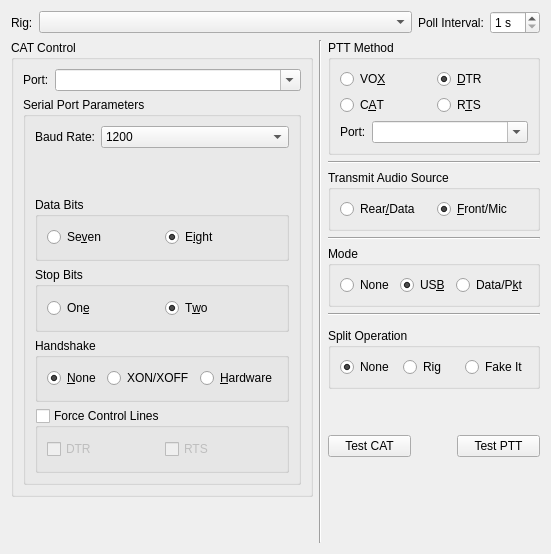
     <widget class="QWidget" name="radio_tab">
      <attribute name="title">
       <string>&amp;Radio</string>
      </attribute>
      <attribute name="toolTip">
       <string>Radio interface configuration settings.</string>
      </attribute>
      <layout class="QGridLayout" name="gridLayout_3">
       <item row="1" column="0" rowspan="11">
        <widget class="QGroupBox" name="CAT_control_group_box">
         <property name="sizePolicy">
          <sizepolicy hsizetype="Preferred" vsizetype="Preferred">
           <horstretch>0</horstretch>
           <verstretch>0</verstretch>
          </sizepolicy>
         </property>
         <property name="toolTip">
          <string>Settings that control your CAT interface.</string>
         </property>
         <property name="title">
          <string>CAT Control</string>
         </property>
         <layout class="QVBoxLayout" name="verticalLayout_3">
          <item>
           <layout class="QFormLayout" name="formLayout">
            <property name="fieldGrowthPolicy">
             <enum>QFormLayout::ExpandingFieldsGrow</enum>
            </property>
            <item row="0" column="0">
             <widget class="QLabel" name="CAT_port_label">
              <property name="text">
               <string>Port:</string>
              </property>
              <property name="buddy">
               <cstring>CAT_port_combo_box</cstring>
              </property>
             </widget>
            </item>
            <item row="0" column="1">
             <widget class="QComboBox" name="CAT_port_combo_box">
              <property name="sizePolicy">
               <sizepolicy hsizetype="MinimumExpanding" vsizetype="Fixed">
                <horstretch>1</horstretch>
                <verstretch>0</verstretch>
               </sizepolicy>
              </property>
              <property name="toolTip">
               <string>Serial port used for CAT control.</string>
              </property>
              <property name="editable">
               <bool>true</bool>
              </property>
              <property name="currentText">
               <string/>
              </property>
              <property name="insertPolicy">
               <enum>QComboBox::NoInsert</enum>
              </property>
             </widget>
            </item>
           </layout>
          </item>
          <item>
           <widget class="QGroupBox" name="CAT_serial_port_parameters_group_box">
            <property name="sizePolicy">
             <sizepolicy hsizetype="Preferred" vsizetype="MinimumExpanding">
              <horstretch>0</horstretch>
              <verstretch>0</verstretch>
             </sizepolicy>
            </property>
            <property name="title">
             <string>Serial Port Parameters</string>
            </property>
            <layout class="QVBoxLayout" name="verticalLayout">
             <item>
              <layout class="QFormLayout" name="formLayout_5">
               <property name="fieldGrowthPolicy">
                <enum>QFormLayout::ExpandingFieldsGrow</enum>
               </property>
               <item row="0" column="0">
                <widget class="QLabel" name="CAT_baud_label">
                 <property name="text">
                  <string>Baud Rate:</string>
                 </property>
                 <property name="buddy">
                  <cstring>CAT_serial_baud_combo_box</cstring>
                 </property>
                </widget>
               </item>
               <item row="0" column="1">
                <widget class="QComboBox" name="CAT_serial_baud_combo_box">
                 <property name="sizePolicy">
                  <sizepolicy hsizetype="MinimumExpanding" vsizetype="Fixed">
                   <horstretch>0</horstretch>
                   <verstretch>0</verstretch>
                  </sizepolicy>
                 </property>
                 <property name="toolTip">
                  <string>Serial port data rate which must match the setting of your radio.</string>
                 </property>
                 <property name="currentIndex">
                  <number>0</number>
                 </property>
                 <item>
                  <property name="text">
                   <string>1200</string>
                  </property>
                 </item>
                 <item>
                  <property name="text">
                   <string>2400</string>
                  </property>
                 </item>
                 <item>
                  <property name="text">
                   <string>4800</string>
                  </property>
                 </item>
                 <item>
                  <property name="text">
                   <string>9600</string>
                  </property>
                 </item>
                 <item>
                  <property name="text">
                   <string>19200</string>
                  </property>
                 </item>
                 <item>
                  <property name="text">
                   <string>38400</string>
                  </property>
                 </item>
                 <item>
                  <property name="text">
                   <string>57600</string>
                  </property>
                 </item>
                 <item>
                  <property name="text">
                   <string>115200</string>
                  </property>
                 </item>
                </widget>
               </item>
              </layout>
             </item>
             <item>
              <widget class="QGroupBox" name="CAT_data_bits_group_box">
               <property name="toolTip">
                <string>&lt;html&gt;&lt;head/&gt;&lt;body&gt;&lt;p&gt;Number of data bits used to communicate with your radio's CAT interface (usually eight).&lt;/p&gt;&lt;/body&gt;&lt;/html&gt;</string>
               </property>
               <property name="title">
                <string>Data Bits</string>
               </property>
               <layout class="QHBoxLayout" name="horizontalLayout_4">
                <item>
                 <widget class="QRadioButton" name="CAT_7_bit_radio_button">
                  <property name="text">
                   <string>Se&amp;ven</string>
                  </property>
                  <attribute name="buttonGroup">
                   <string notr="true">CAT_data_bits_button_group</string>
                  </attribute>
                 </widget>
                </item>
                <item>
                 <widget class="QRadioButton" name="CAT_8_bit_radio_button">
                  <property name="text">
                   <string>E&amp;ight</string>
                  </property>
                  <property name="checked">
                   <bool>true</bool>
                  </property>
                  <attribute name="buttonGroup">
                   <string notr="true">CAT_data_bits_button_group</string>
                  </attribute>
                 </widget>
                </item>
               </layout>
              </widget>
             </item>
             <item>
              <widget class="QGroupBox" name="CAT_stop_bits_group_box">
               <property name="toolTip">
                <string>&lt;html&gt;&lt;head/&gt;&lt;body&gt;&lt;p&gt;Number of stop bits used when communicating with your radio's CAT interface&lt;/p&gt;&lt;p&gt;(consult you radio's manual for details).&lt;/p&gt;&lt;/body&gt;&lt;/html&gt;</string>
               </property>
               <property name="title">
                <string>Stop Bits</string>
               </property>
               <layout class="QHBoxLayout" name="horizontalLayout_2">
                <item>
                 <widget class="QRadioButton" name="CAT_one_stop_bit_radio_button">
                  <property name="text">
                   <string>On&amp;e</string>
                  </property>
                  <attribute name="buttonGroup">
                   <string notr="true">CAT_stop_bits_button_group</string>
                  </attribute>
                 </widget>
                </item>
                <item>
                 <widget class="QRadioButton" name="CAT_two_stop_bit_radio_button">
                  <property name="text">
                   <string>T&amp;wo</string>
                  </property>
                  <property name="checked">
                   <bool>true</bool>
                  </property>
                  <attribute name="buttonGroup">
                   <string notr="true">CAT_stop_bits_button_group</string>
                  </attribute>
                 </widget>
                </item>
               </layout>
              </widget>
             </item>
             <item>
              <widget class="QGroupBox" name="CAT_handshake_group_box">
               <property name="toolTip">
                <string>&lt;html&gt;&lt;head/&gt;&lt;body&gt;&lt;p&gt;Flow control protocol used between this computer and your radio's CAT interface (usually &amp;quot;None&amp;quot; but some require &amp;quot;Hardware&amp;quot;).&lt;/p&gt;&lt;/body&gt;&lt;/html&gt;</string>
               </property>
               <property name="title">
                <string>Handshake</string>
               </property>
               <layout class="QGridLayout" name="gridLayout_11">
                <item row="0" column="0">
                 <widget class="QRadioButton" name="CAT_handshake_none_radio_button">
                  <property name="text">
                   <string>&amp;None</string>
                  </property>
                  <property name="checked">
                   <bool>true</bool>
                  </property>
                  <attribute name="buttonGroup">
                   <string notr="true">CAT_handshake_button_group</string>
                  </attribute>
                 </widget>
                </item>
                <item row="0" column="1">
                 <widget class="QRadioButton" name="CAT_handshake_xon_radio_button">
                  <property name="toolTip">
                   <string>Software flow control (very rare on CAT interfaces).</string>
                  </property>
                  <property name="text">
                   <string>XON/XOFF</string>
                  </property>
                  <attribute name="buttonGroup">
                   <string notr="true">CAT_handshake_button_group</string>
                  </attribute>
                 </widget>
                </item>
                <item row="0" column="2">
                 <widget class="QRadioButton" name="CAT_handshake_hardware_radio_button">
                  <property name="toolTip">
                   <string>Flow control using the RTS and CTS RS-232 control lines
not often used but some radios have it as an option and 
a few, particularly some Kenwood rigs, require it).</string>
                  </property>
                  <property name="text">
                   <string>&amp;Hardware</string>
                  </property>
                  <attribute name="buttonGroup">
                   <string notr="true">CAT_handshake_button_group</string>
                  </attribute>
                 </widget>
                </item>
               </layout>
              </widget>
             </item>
             <item>
              <widget class="QGroupBox" name="CAT_control_lines_group_box">
               <property name="toolTip">
                <string>Special control of CAT port control lines.</string>
               </property>
               <property name="title">
                <string>Force Control Lines</string>
               </property>
               <property name="checkable">
                <bool>true</bool>
               </property>
               <property name="checked">
                <bool>false</bool>
               </property>
               <layout class="QHBoxLayout" name="horizontalLayout_8">
                <item>
                 <widget class="QCheckBox" name="CAT_DTR_check_box">
                  <property name="toolTip">
                   <string>&lt;html&gt;&lt;head/&gt;&lt;body&gt;&lt;p&gt;Force the DTR control linelow or high on the CAT serial port.&lt;/p&gt;&lt;p&gt;This is required for a few CAT interfaces that are powered&lt;/p&gt;&lt;p&gt;from the DTR control line.&lt;/p&gt;&lt;p&gt;Normally you should leave this unchecked.&lt;/p&gt;&lt;/body&gt;&lt;/html&gt;</string>
                  </property>
                  <property name="text">
                   <string>DTR</string>
                  </property>
                 </widget>
                </item>
                <item>
                 <widget class="QCheckBox" name="CAT_RTS_check_box">
                  <property name="toolTip">
                   <string>&lt;html&gt;&lt;head/&gt;&lt;body&gt;&lt;p&gt;Force the RTS control line low or high on the CAT serial port.&lt;/p&gt;&lt;p&gt;This is required for a few CAT interfaces that are powered&lt;/p&gt;&lt;p&gt;from the RTS control line.&lt;/p&gt;&lt;p&gt;Normally you should leave this unchecked.&lt;/p&gt;&lt;p&gt;This option is only available if Hardware handshaking is not&lt;/p&gt;&lt;p&gt;selected above.&lt;/p&gt;&lt;/body&gt;&lt;/html&gt;</string>
                  </property>
                  <property name="text">
                   <string>RTS</string>
                  </property>
                 </widget>
                </item>
               </layout>
              </widget>
             </item>
            </layout>
           </widget>
          </item>
         </layout>
        </widget>
       </item>
       <item row="6" column="2">
        <widget class="Line" name="line_6">
         <property name="orientation">
          <enum>Qt::Horizontal</enum>
         </property>
        </widget>
       </item>
       <item row="1" column="1" rowspan="12">
        <widget class="Line" name="line">
         <property name="orientation">
          <enum>Qt::Vertical</enum>
         </property>
        </widget>
       </item>
       <item row="1" column="2">
        <widget class="QGroupBox" name="PTT_method_group_box">
         <property name="sizePolicy">
          <sizepolicy hsizetype="Expanding" vsizetype="Preferred">
           <horstretch>0</horstretch>
           <verstretch>0</verstretch>
          </sizepolicy>
         </property>
         <property name="toolTip">
          <string>How this program activates the PTT on your radio</string>
         </property>
         <property name="title">
          <string>PTT Method</string>
         </property>
         <layout class="QGridLayout" name="gridLayout_2">
          <item row="0" column="0">
           <widget class="QRadioButton" name="PTT_VOX_radio_button">
            <property name="toolTip">
             <string>&lt;html&gt;&lt;head/&gt;&lt;body&gt;&lt;p&gt;No PTT activation, instead the radio's automatic VOX is used to key the transmitter.&lt;/p&gt;&lt;p&gt;Use this if you have no radio interface hardware.&lt;/p&gt;&lt;/body&gt;&lt;/html&gt;</string>
            </property>
            <property name="text">
             <string>VO&amp;X</string>
            </property>
            <attribute name="buttonGroup">
             <string notr="true">PTT_method_button_group</string>
            </attribute>
           </widget>
          </item>
          <item row="0" column="1">
           <widget class="QRadioButton" name="PTT_DTR_radio_button">
            <property name="toolTip">
             <string>&lt;html&gt;&lt;head/&gt;&lt;body&gt;&lt;p&gt;Use the RS-232 DTR control line to toggle your radio's PTT,&lt;/p&gt;&lt;p&gt;requires hardware to inteface the line.&lt;/p&gt;&lt;p&gt;Some commercial interface units also use this method.&lt;/p&gt;&lt;p&gt;The DTR control line of the CAT serial port may be used for this or&lt;/p&gt;&lt;p&gt;a DTR control line on a different serial port may be used.&lt;/p&gt;&lt;/body&gt;&lt;/html&gt;</string>
            </property>
            <property name="text">
             <string>&amp;DTR</string>
            </property>
            <property name="checked">
             <bool>true</bool>
            </property>
            <attribute name="buttonGroup">
             <string notr="true">PTT_method_button_group</string>
            </attribute>
           </widget>
          </item>
          <item row="1" column="0">
           <widget class="QRadioButton" name="PTT_CAT_radio_button">
            <property name="toolTip">
             <string>Some radios support PTT via CAT commands,
use this option if your radio supports it and you have no
other hardware interface for PTT.</string>
            </property>
            <property name="text">
             <string>C&amp;AT</string>
            </property>
            <attribute name="buttonGroup">
             <string notr="true">PTT_method_button_group</string>
            </attribute>
           </widget>
          </item>
          <item row="1" column="1">
           <widget class="QRadioButton" name="PTT_RTS_radio_button">
            <property name="toolTip">
             <string>&lt;html&gt;&lt;head/&gt;&lt;body&gt;&lt;p&gt;Use the RS-232 RTS control line to toggle your radio's PTT,&lt;/p&gt;&lt;p&gt;requires hardware to inteface the line.&lt;/p&gt;&lt;p&gt;Some commercial interface units also use this method.&lt;/p&gt;&lt;p&gt;The RTS control line of the CAT serial port may be used for this or&lt;/p&gt;&lt;p&gt;a RTS control line on a different serial port may be used.&lt;/p&gt;&lt;p&gt;Note that this options is not available on the CAT serial port&lt;/p&gt;&lt;p&gt;when hardware flow control is used.&lt;/p&gt;&lt;/body&gt;&lt;/html&gt;</string>
            </property>
            <property name="text">
             <string>R&amp;TS</string>
            </property>
            <attribute name="buttonGroup">
             <string notr="true">PTT_method_button_group</string>
            </attribute>
           </widget>
          </item>
          <item row="2" column="0" rowspan="2" colspan="2">
           <layout class="QFormLayout" name="formLayout_4">
            <property name="fieldGrowthPolicy">
             <enum>QFormLayout::ExpandingFieldsGrow</enum>
            </property>
            <item row="0" column="0">
             <widget class="QLabel" name="PTT_port_label">
              <property name="text">
               <string>Port:</string>
              </property>
              <property name="buddy">
               <cstring>PTT_port_combo_box</cstring>
              </property>
             </widget>
            </item>
            <item row="0" column="1">
             <widget class="QComboBox" name="PTT_port_combo_box">
              <property name="sizePolicy">
               <sizepolicy hsizetype="MinimumExpanding" vsizetype="Fixed">
                <horstretch>1</horstretch>
                <verstretch>0</verstretch>
               </sizepolicy>
              </property>
              <property name="toolTip">
               <string>&lt;html&gt;&lt;head/&gt;&lt;body&gt;&lt;p&gt;Select the RS-232 serial port utilised for PTT control,&lt;/p&gt;&lt;p&gt;this option is available when DTR or RTS is selected above&lt;/p&gt;&lt;p&gt;as a transmit method.&lt;/p&gt;&lt;p&gt;This port can be the same one as the one used for CAT control.&lt;/p&gt;&lt;p&gt;For some interface types the special value CAT may be chosen,&lt;/p&gt;&lt;p&gt;this is used for non-serial CAT interfaces that can control&lt;/p&gt;&lt;p&gt;serial port control lines remotely (OmniRig for example).&lt;/p&gt;&lt;/body&gt;&lt;/html&gt;</string>
              </property>
              <property name="editable">
               <bool>true</bool>
              </property>
              <property name="currentText">
               <string/>
              </property>
              <property name="currentIndex">
               <number>-1</number>
              </property>
              <property name="insertPolicy">
               <enum>QComboBox::NoInsert</enum>
              </property>
             </widget>
            </item>
           </layout>
          </item>
         </layout>
        </widget>
       </item>
       <item row="5" column="2">
        <widget class="QGroupBox" name="mode_group_box">
         <property name="toolTip">
          <string>Modulation mode selected on radio.</string>
         </property>
         <property name="title">
          <string>Mode</string>
         </property>
         <layout class="QGridLayout" name="gridLayout_10">
          <item row="0" column="1">
           <widget class="QRadioButton" name="mode_USB_radio_button">
            <property name="toolTip">
             <string>&lt;html&gt;&lt;head/&gt;&lt;body&gt;&lt;p&gt;USB is usually the correct modulation mode,&lt;/p&gt;&lt;p&gt;unless the radio has a special data or packet mode setting&lt;/p&gt;&lt;p&gt;for AFSK operation.&lt;/p&gt;&lt;/body&gt;&lt;/html&gt;</string>
            </property>
            <property name="text">
             <string>US&amp;B</string>
            </property>
            <property name="checked">
             <bool>true</bool>
            </property>
            <attribute name="buttonGroup">
             <string notr="true">TX_mode_button_group</string>
            </attribute>
           </widget>
          </item>
          <item row="0" column="0">
           <widget class="QRadioButton" name="mode_none_radio_button">
            <property name="toolTip">
             <string>Don't allow the program to set the radio mode
(not recommended but use if the wrong mode
or bandwidth is selected).</string>
            </property>
            <property name="text">
             <string>None</string>
            </property>
            <attribute name="buttonGroup">
             <string notr="true">TX_mode_button_group</string>
            </attribute>
           </widget>
          </item>
          <item row="0" column="2">
           <widget class="QRadioButton" name="mode_data_radio_button">
            <property name="toolTip">
             <string>If this is availabe then it is usually the correct mode for this program.</string>
            </property>
            <property name="text">
             <string>Data/P&amp;kt</string>
            </property>
            <attribute name="buttonGroup">
             <string notr="true">TX_mode_button_group</string>
            </attribute>
           </widget>
          </item>
         </layout>
        </widget>
       </item>
       <item row="3" column="2">
        <widget class="QGroupBox" name="TX_audio_source_group_box">
         <property name="toolTip">
          <string>Some radios can select the audio input using a CAT command,
this setting allows you to select which audio input will be used
(if it is available then generally the Rear/Data option is best).</string>
         </property>
         <property name="title">
          <string>Transmit Audio Source</string>
         </property>
         <layout class="QGridLayout" name="gridLayout_7">
          <item row="0" column="0">
           <widget class="QRadioButton" name="TX_source_data_radio_button">
            <property name="text">
             <string>Rear&amp;/Data</string>
            </property>
            <attribute name="buttonGroup">
             <string notr="true">TX_audio_source_button_group</string>
            </attribute>
           </widget>
          </item>
          <item row="0" column="1">
           <widget class="QRadioButton" name="TX_source_mic_radio_button">
            <property name="text">
             <string>&amp;Front/Mic</string>
            </property>
            <property name="checked">
             <bool>true</bool>
            </property>
            <attribute name="buttonGroup">
             <string notr="true">TX_audio_source_button_group</string>
            </attribute>
           </widget>
          </item>
         </layout>
        </widget>
       </item>
       <item row="9" column="2">
        <spacer name="verticalSpacer_2">
         <property name="orientation">
          <enum>Qt::Vertical</enum>
         </property>
         <property name="sizeHint" stdset="0">
          <size>
           <width>20</width>
           <height>40</height>
          </size>
         </property>
        </spacer>
       </item>
       <item row="2" column="2">
        <widget class="Line" name="line_3">
         <property name="orientation">
          <enum>Qt::Horizontal</enum>
         </property>
        </widget>
       </item>
       <item row="11" column="2">
        <spacer name="verticalSpacer_7">
         <property name="orientation">
          <enum>Qt::Vertical</enum>
         </property>
         <property name="sizeHint" stdset="0">
          <size>
           <width>20</width>
           <height>40</height>
          </size>
         </property>
        </spacer>
       </item>
       <item row="0" column="0" colspan="3">
        <layout class="QHBoxLayout" name="horizontalLayout_7">
         <item>
          <widget class="QLabel" name="rig_label">
           <property name="text">
            <string>Rig:</string>
           </property>
           <property name="buddy">
            <cstring>rig_combo_box</cstring>
           </property>
          </widget>
         </item>
         <item>
          <widget class="QComboBox" name="rig_combo_box">
           <property name="sizePolicy">
            <sizepolicy hsizetype="Preferred" vsizetype="Fixed">
             <horstretch>1</horstretch>
             <verstretch>0</verstretch>
            </sizepolicy>
           </property>
          </widget>
         </item>
         <item>
          <widget class="QLabel" name="CAT_poll_interval_label">
           <property name="text">
            <string>Poll Interval:</string>
           </property>
           <property name="buddy">
            <cstring>CAT_poll_interval_spin_box</cstring>
           </property>
          </widget>
         </item>
         <item>
          <widget class="QSpinBox" name="CAT_poll_interval_spin_box">
           <property name="suffix">
            <string> s</string>
           </property>
           <property name="minimum">
            <number>1</number>
           </property>
          </widget>
         </item>
        </layout>
       </item>
       <item row="4" column="2">
        <widget class="Line" name="line_4">
         <property name="orientation">
          <enum>Qt::Horizontal</enum>
         </property>
        </widget>
       </item>
       <item row="10" column="2">
        <layout class="QHBoxLayout" name="horizontalLayout_11">
         <item>
          <widget class="QPushButton" name="test_CAT_push_button">
           <property name="toolTip">
            <string>Attempt to connect to the radio with these settings.
Another dialog will pop up where you can verify correct operation.</string>
           </property>
           <property name="text">
            <string>Test CAT</string>
           </property>
          </widget>
         </item>
         <item>
          <spacer name="horizontalSpacer_3">
           <property name="orientation">
            <enum>Qt::Horizontal</enum>
           </property>
           <property name="sizeType">
            <enum>QSizePolicy::Preferred</enum>
           </property>
           <property name="sizeHint" stdset="0">
            <size>
             <width>40</width>
             <height>20</height>
            </size>
           </property>
          </spacer>
         </item>
         <item>
          <widget class="QPushButton" name="test_PTT_push_button">
           <property name="toolTip">
            <string>Attempt to activate the transmitter.
Click again to deactivate. Normally no power should be
output since there is no audio being generated at this time.
Check that any Tx indication on your radio and/or your
radio interface behave as expected.</string>
           </property>
           <property name="styleSheet">
            <string notr="true">QPushButton:checked {
	background-color: red;
	border-style	: outset;
	border-width: 1px;
	border-radius: 5px;
	border-color: black;
	min-width: 5em;
	padding: 3px;
}</string>
           </property>
           <property name="text">
            <string>Test PTT</string>
           </property>
           <property name="checkable">
            <bool>true</bool>
           </property>
          </widget>
         </item>
        </layout>
       </item>
       <item row="8" column="2">
        <widget class="QGroupBox" name="split_operation_group_box">
         <property name="title">
          <string>Split Operation</string>
         </property>
         <layout class="QGridLayout" name="gridLayout_12">
          <item row="0" column="0">
           <widget class="QRadioButton" name="split_none_radio_button">
            <property name="text">
             <string>None</string>
            </property>
            <property name="checked">
             <bool>true</bool>
            </property>
            <attribute name="buttonGroup">
             <string notr="true">split_mode_button_group</string>
            </attribute>
           </widget>
          </item>
          <item row="0" column="1">
           <widget class="QRadioButton" name="split_rig_radio_button">
            <property name="text">
             <string>Rig</string>
            </property>
            <attribute name="buttonGroup">
             <string notr="true">split_mode_button_group</string>
            </attribute>
           </widget>
          </item>
          <item row="0" column="2">
           <widget class="QRadioButton" name="split_emulate_radio_button">
            <property name="text">
             <string>Fake It</string>
            </property>
            <attribute name="buttonGroup">
             <string notr="true">split_mode_button_group</string>
            </attribute>
           </widget>
          </item>
         </layout>
        </widget>
       </item>
       <item row="12" column="0">
        <spacer name="verticalSpacer_5">
         <property name="orientation">
          <enum>Qt::Vertical</enum>
         </property>
         <property name="sizeHint" stdset="0">
          <size>
           <width>20</width>
           <height>40</height>
          </size>
         </property>
        </spacer>
       </item>
      </layout>
     </widget>
